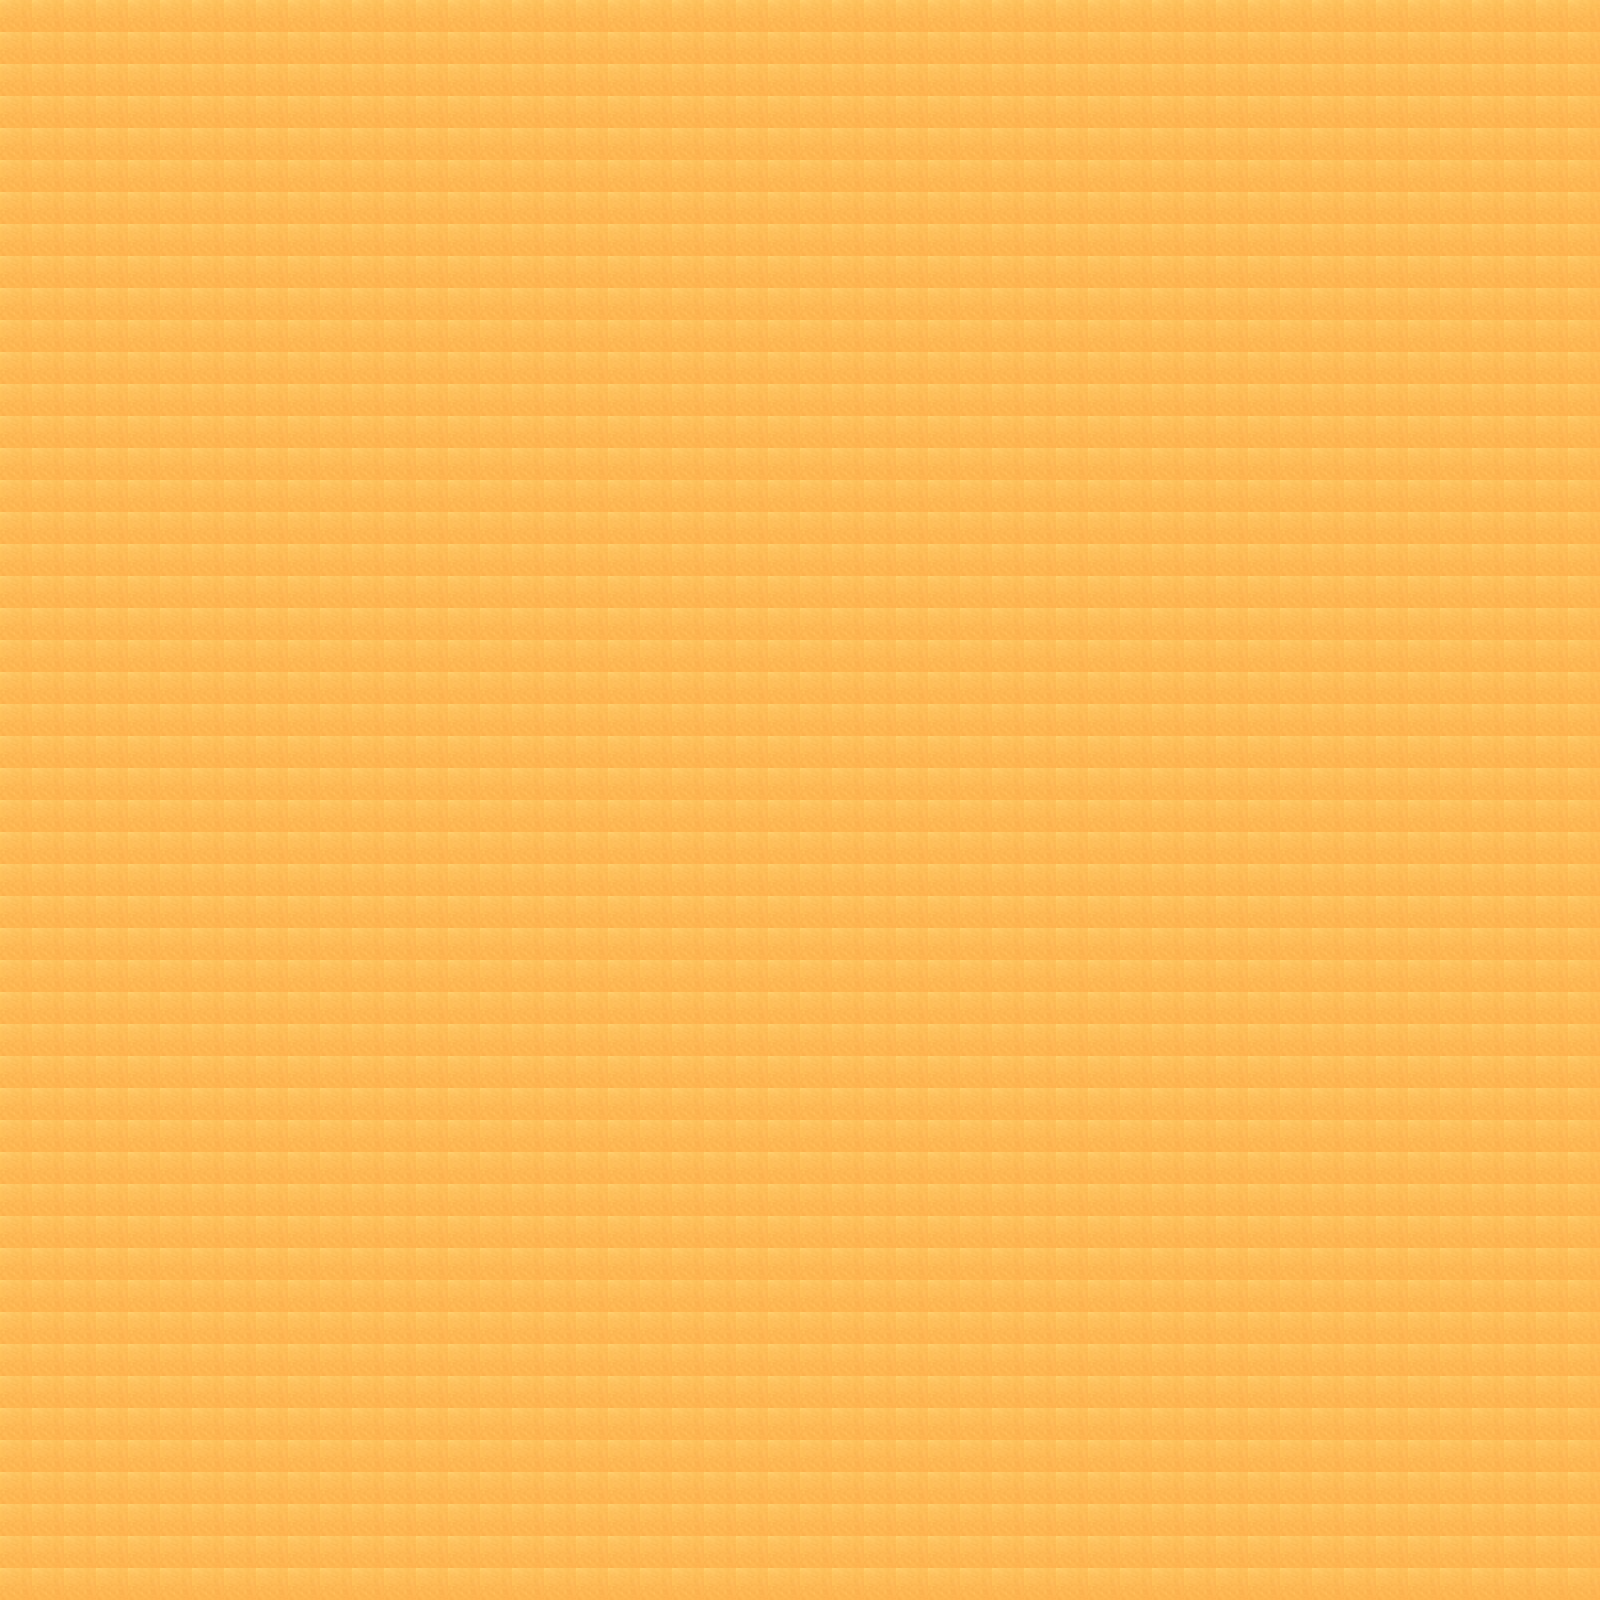

This game map was drawn from its Tiled (.tmx) file and the tilesets committed beside it. A one-line description and the full map source follow:
An orthogonal 50x50 tile map with 32x32 px tiles, 1 tile layer (块层 1).

<map version="1.0" orientation="orthogonal" renderorder="right-down" width="50" height="50" tilewidth="32" tileheight="32" nextobjectid="1">
 <tileset firstgid="1" name="test1" tilewidth="32" tileheight="32" tilecount="1" columns="1">
  <image source="test1.png" width="32" height="32" />
 </tileset>
 <layer name="块层 1" width="50" height="50">
  <data encoding="csv">
1,1,1,1,1,1,1,1,1,1,1,1,1,1,1,1,1,1,1,1,1,1,1,1,1,1,1,1,1,1,1,1,1,1,1,1,1,1,1,1,1,1,1,1,1,1,1,1,1,1,
1,1,1,1,1,1,1,1,1,1,1,1,1,1,1,1,1,1,1,1,1,1,1,1,1,1,1,1,1,1,1,1,1,1,1,1,1,1,1,1,1,1,1,1,1,1,1,1,1,1,
1,1,1,1,1,1,1,1,1,1,1,1,1,1,1,1,1,1,1,1,1,1,1,1,1,1,1,1,1,1,1,1,1,1,1,1,1,1,1,1,1,1,1,1,1,1,1,1,1,1,
1,1,1,1,1,1,1,1,1,1,1,1,1,1,1,1,1,1,1,1,1,1,1,1,1,1,1,1,1,1,1,1,1,1,1,1,1,1,1,1,1,1,1,1,1,1,1,1,1,1,
1,1,1,1,1,1,1,1,1,1,1,1,1,1,1,1,1,1,1,1,1,1,1,1,1,1,1,1,1,1,1,1,1,1,1,1,1,1,1,1,1,1,1,1,1,1,1,1,1,1,
1,1,1,1,1,1,1,1,1,1,1,1,1,1,1,1,1,1,1,1,1,1,1,1,1,1,1,1,1,1,1,1,1,1,1,1,1,1,1,1,1,1,1,1,1,1,1,1,1,1,
1,1,1,1,1,1,1,1,1,1,1,1,1,1,1,1,1,1,1,1,1,1,1,1,1,1,1,1,1,1,1,1,1,1,1,1,1,1,1,1,1,1,1,1,1,1,1,1,1,1,
1,1,1,1,1,1,1,1,1,1,1,1,1,1,1,1,1,1,1,1,1,1,1,1,1,1,1,1,1,1,1,1,1,1,1,1,1,1,1,1,1,1,1,1,1,1,1,1,1,1,
1,1,1,1,1,1,1,1,1,1,1,1,1,1,1,1,1,1,1,1,1,1,1,1,1,1,1,1,1,1,1,1,1,1,1,1,1,1,1,1,1,1,1,1,1,1,1,1,1,1,
1,1,1,1,1,1,1,1,1,1,1,1,1,1,1,1,1,1,1,1,1,1,1,1,1,1,1,1,1,1,1,1,1,1,1,1,1,1,1,1,1,1,1,1,1,1,1,1,1,1,
1,1,1,1,1,1,1,1,1,1,1,1,1,1,1,1,1,1,1,1,1,1,1,1,1,1,1,1,1,1,1,1,1,1,1,1,1,1,1,1,1,1,1,1,1,1,1,1,1,1,
1,1,1,1,1,1,1,1,1,1,1,1,1,1,1,1,1,1,1,1,1,1,1,1,1,1,1,1,1,1,1,1,1,1,1,1,1,1,1,1,1,1,1,1,1,1,1,1,1,1,
1,1,1,1,1,1,1,1,1,1,1,1,1,1,1,1,1,1,1,1,1,1,1,1,1,1,1,1,1,1,1,1,1,1,1,1,1,1,1,1,1,1,1,1,1,1,1,1,1,1,
1,1,1,1,1,1,1,1,1,1,1,1,1,1,1,1,1,1,1,1,1,1,1,1,1,1,1,1,1,1,1,1,1,1,1,1,1,1,1,1,1,1,1,1,1,1,1,1,1,1,
1,1,1,1,1,1,1,1,1,1,1,1,1,1,1,1,1,1,1,1,1,1,1,1,1,1,1,1,1,1,1,1,1,1,1,1,1,1,1,1,1,1,1,1,1,1,1,1,1,1,
1,1,1,1,1,1,1,1,1,1,1,1,1,1,1,1,1,1,1,1,1,1,1,1,1,1,1,1,1,1,1,1,1,1,1,1,1,1,1,1,1,1,1,1,1,1,1,1,1,1,
1,1,1,1,1,1,1,1,1,1,1,1,1,1,1,1,1,1,1,1,1,1,1,1,1,1,1,1,1,1,1,1,1,1,1,1,1,1,1,1,1,1,1,1,1,1,1,1,1,1,
1,1,1,1,1,1,1,1,1,1,1,1,1,1,1,1,1,1,1,1,1,1,1,1,1,1,1,1,1,1,1,1,1,1,1,1,1,1,1,1,1,1,1,1,1,1,1,1,1,1,
1,1,1,1,1,1,1,1,1,1,1,1,1,1,1,1,1,1,1,1,1,1,1,1,1,1,1,1,1,1,1,1,1,1,1,1,1,1,1,1,1,1,1,1,1,1,1,1,1,1,
1,1,1,1,1,1,1,1,1,1,1,1,1,1,1,1,1,1,1,1,1,1,1,1,1,1,1,1,1,1,1,1,1,1,1,1,1,1,1,1,1,1,1,1,1,1,1,1,1,1,
1,1,1,1,1,1,1,1,1,1,1,1,1,1,1,1,1,1,1,1,1,1,1,1,1,1,1,1,1,1,1,1,1,1,1,1,1,1,1,1,1,1,1,1,1,1,1,1,1,1,
1,1,1,1,1,1,1,1,1,1,1,1,1,1,1,1,1,1,1,1,1,1,1,1,1,1,1,1,1,1,1,1,1,1,1,1,1,1,1,1,1,1,1,1,1,1,1,1,1,1,
1,1,1,1,1,1,1,1,1,1,1,1,1,1,1,1,1,1,1,1,1,1,1,1,1,1,1,1,1,1,1,1,1,1,1,1,1,1,1,1,1,1,1,1,1,1,1,1,1,1,
1,1,1,1,1,1,1,1,1,1,1,1,1,1,1,1,1,1,1,1,1,1,1,1,1,1,1,1,1,1,1,1,1,1,1,1,1,1,1,1,1,1,1,1,1,1,1,1,1,1,
1,1,1,1,1,1,1,1,1,1,1,1,1,1,1,1,1,1,1,1,1,1,1,1,1,1,1,1,1,1,1,1,1,1,1,1,1,1,1,1,1,1,1,1,1,1,1,1,1,1,
1,1,1,1,1,1,1,1,1,1,1,1,1,1,1,1,1,1,1,1,1,1,1,1,1,1,1,1,1,1,1,1,1,1,1,1,1,1,1,1,1,1,1,1,1,1,1,1,1,1,
1,1,1,1,1,1,1,1,1,1,1,1,1,1,1,1,1,1,1,1,1,1,1,1,1,1,1,1,1,1,1,1,1,1,1,1,1,1,1,1,1,1,1,1,1,1,1,1,1,1,
1,1,1,1,1,1,1,1,1,1,1,1,1,1,1,1,1,1,1,1,1,1,1,1,1,1,1,1,1,1,1,1,1,1,1,1,1,1,1,1,1,1,1,1,1,1,1,1,1,1,
1,1,1,1,1,1,1,1,1,1,1,1,1,1,1,1,1,1,1,1,1,1,1,1,1,1,1,1,1,1,1,1,1,1,1,1,1,1,1,1,1,1,1,1,1,1,1,1,1,1,
1,1,1,1,1,1,1,1,1,1,1,1,1,1,1,1,1,1,1,1,1,1,1,1,1,1,1,1,1,1,1,1,1,1,1,1,1,1,1,1,1,1,1,1,1,1,1,1,1,1,
1,1,1,1,1,1,1,1,1,1,1,1,1,1,1,1,1,1,1,1,1,1,1,1,1,1,1,1,1,1,1,1,1,1,1,1,1,1,1,1,1,1,1,1,1,1,1,1,1,1,
1,1,1,1,1,1,1,1,1,1,1,1,1,1,1,1,1,1,1,1,1,1,1,1,1,1,1,1,1,1,1,1,1,1,1,1,1,1,1,1,1,1,1,1,1,1,1,1,1,1,
1,1,1,1,1,1,1,1,1,1,1,1,1,1,1,1,1,1,1,1,1,1,1,1,1,1,1,1,1,1,1,1,1,1,1,1,1,1,1,1,1,1,1,1,1,1,1,1,1,1,
1,1,1,1,1,1,1,1,1,1,1,1,1,1,1,1,1,1,1,1,1,1,1,1,1,1,1,1,1,1,1,1,1,1,1,1,1,1,1,1,1,1,1,1,1,1,1,1,1,1,
1,1,1,1,1,1,1,1,1,1,1,1,1,1,1,1,1,1,1,1,1,1,1,1,1,1,1,1,1,1,1,1,1,1,1,1,1,1,1,1,1,1,1,1,1,1,1,1,1,1,
1,1,1,1,1,1,1,1,1,1,1,1,1,1,1,1,1,1,1,1,1,1,1,1,1,1,1,1,1,1,1,1,1,1,1,1,1,1,1,1,1,1,1,1,1,1,1,1,1,1,
1,1,1,1,1,1,1,1,1,1,1,1,1,1,1,1,1,1,1,1,1,1,1,1,1,1,1,1,1,1,1,1,1,1,1,1,1,1,1,1,1,1,1,1,1,1,1,1,1,1,
1,1,1,1,1,1,1,1,1,1,1,1,1,1,1,1,1,1,1,1,1,1,1,1,1,1,1,1,1,1,1,1,1,1,1,1,1,1,1,1,1,1,1,1,1,1,1,1,1,1,
1,1,1,1,1,1,1,1,1,1,1,1,1,1,1,1,1,1,1,1,1,1,1,1,1,1,1,1,1,1,1,1,1,1,1,1,1,1,1,1,1,1,1,1,1,1,1,1,1,1,
1,1,1,1,1,1,1,1,1,1,1,1,1,1,1,1,1,1,1,1,1,1,1,1,1,1,1,1,1,1,1,1,1,1,1,1,1,1,1,1,1,1,1,1,1,1,1,1,1,1,
1,1,1,1,1,1,1,1,1,1,1,1,1,1,1,1,1,1,1,1,1,1,1,1,1,1,1,1,1,1,1,1,1,1,1,1,1,1,1,1,1,1,1,1,1,1,1,1,1,1,
1,1,1,1,1,1,1,1,1,1,1,1,1,1,1,1,1,1,1,1,1,1,1,1,1,1,1,1,1,1,1,1,1,1,1,1,1,1,1,1,1,1,1,1,1,1,1,1,1,1,
1,1,1,1,1,1,1,1,1,1,1,1,1,1,1,1,1,1,1,1,1,1,1,1,1,1,1,1,1,1,1,1,1,1,1,1,1,1,1,1,1,1,1,1,1,1,1,1,1,1,
1,1,1,1,1,1,1,1,1,1,1,1,1,1,1,1,1,1,1,1,1,1,1,1,1,1,1,1,1,1,1,1,1,1,1,1,1,1,1,1,1,1,1,1,1,1,1,1,1,1,
1,1,1,1,1,1,1,1,1,1,1,1,1,1,1,1,1,1,1,1,1,1,1,1,1,1,1,1,1,1,1,1,1,1,1,1,1,1,1,1,1,1,1,1,1,1,1,1,1,1,
1,1,1,1,1,1,1,1,1,1,1,1,1,1,1,1,1,1,1,1,1,1,1,1,1,1,1,1,1,1,1,1,1,1,1,1,1,1,1,1,1,1,1,1,1,1,1,1,1,1,
1,1,1,1,1,1,1,1,1,1,1,1,1,1,1,1,1,1,1,1,1,1,1,1,1,1,1,1,1,1,1,1,1,1,1,1,1,1,1,1,1,1,1,1,1,1,1,1,1,1,
1,1,1,1,1,1,1,1,1,1,1,1,1,1,1,1,1,1,1,1,1,1,1,1,1,1,1,1,1,1,1,1,1,1,1,1,1,1,1,1,1,1,1,1,1,1,1,1,1,1,
1,1,1,1,1,1,1,1,1,1,1,1,1,1,1,1,1,1,1,1,1,1,1,1,1,1,1,1,1,1,1,1,1,1,1,1,1,1,1,1,1,1,1,1,1,1,1,1,1,1,
1,1,1,1,1,1,1,1,1,1,1,1,1,1,1,1,1,1,1,1,1,1,1,1,1,1,1,1,1,1,1,1,1,1,1,1,1,1,1,1,1,1,1,1,1,1,1,1,1,1
</data>
 </layer>
</map>
